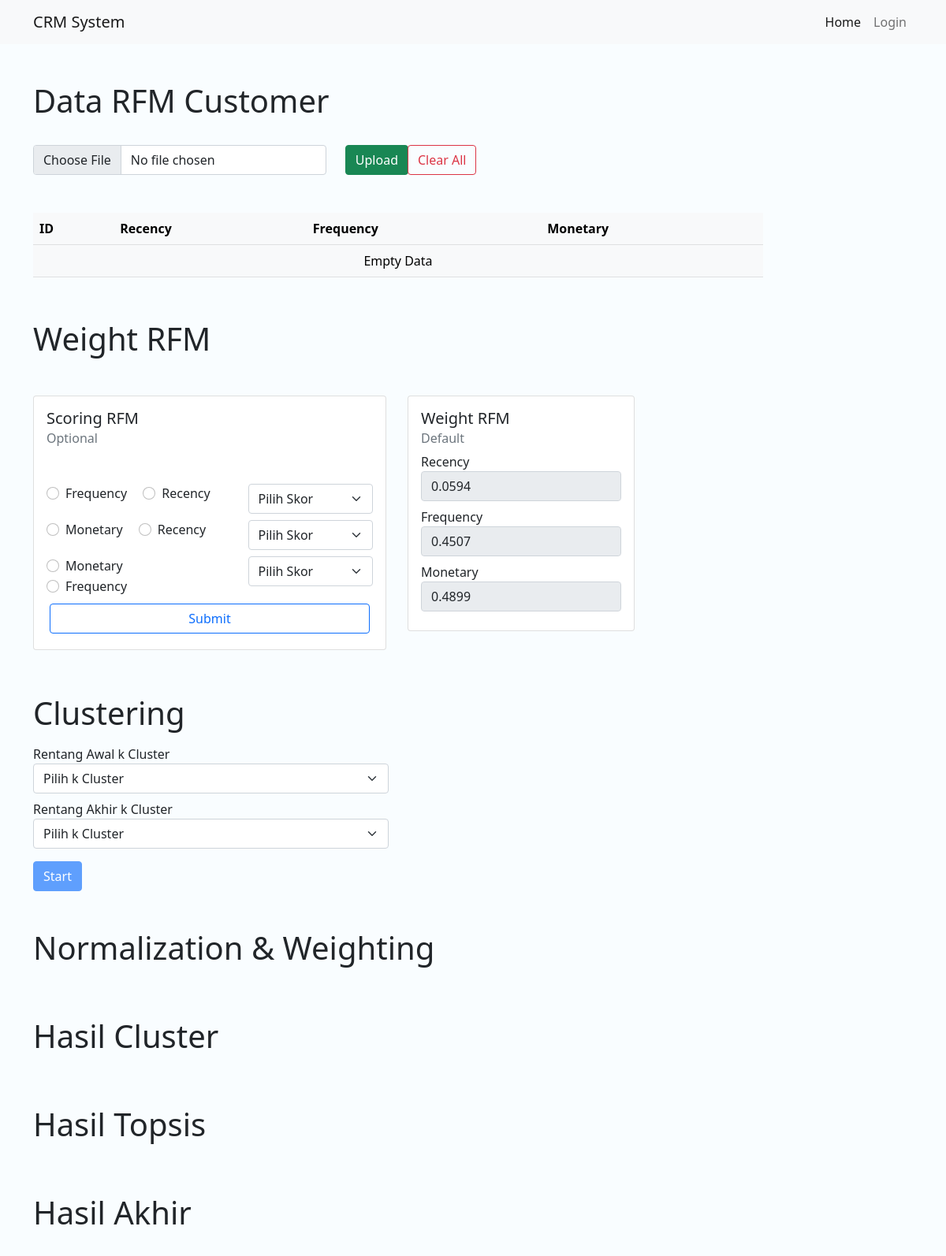
The app's page /clustering/general-rfm with its own data.
### clustering/models.py (models this page shows)
class WeightRFM(models.Model):
    id = models.AutoField(primary_key=True)
    id_company = models.IntegerField(default=None, blank=True, null=True)
    w_recency = models.FloatField()
    w_frequency = models.FloatField()
    w_monetary = models.FloatField()
    score_input = models.TextField(default=None, blank=True, null=True)

### clustering/views/clustering.py (the view, shortened to what this page needs)
# urls.py: path('general-rfm', views.general_rfm, name = "general-rfm"),
def general_rfm(request):
    request.session['weight_rfm'] = WeightRFM.objects.filter(id = 1).values()[0 ]
    context = {
        'weight_rfm' : request.session['weight_rfm'] if request.session.has_key('weight_rfm') else False
    }
    context['data_customers'] = request.session['data_customers'] if request.session.has_key("data_customers") else False
    return render(request,'clustering/general_rfm.html', context)

### clustering/templates/clustering/general_rfm.html (shortened to what this page needs)
{% load static %}
{% load index %}
<!DOCTYPE html>
<html lang="en">
<head>
    <link href="https://cdn.jsdelivr.net/npm/bootstrap@5.1.3/dist/css/bootstrap.min.css" rel="stylesheet"
>
    <link rel="stylesheet" href="https://cdn.datatables.net/1.11.3/css/dataTables.bootstrap4.min.css">
</head>
<body style="background-color: rgb(249, 253, 255);">
    <nav class="navbar navbar-expand-lg navbar-light bg-light">
        <div class="container">
            <a class="navbar-brand" href="#">CRM System</a>
            <div class="collapse navbar-collapse" id="navbarSupportedContent">
                <ul class="navbar-nav ms-auto mb-2 mb-lg-0">
                    <li class="nav-item">
                        <a class="nav-link active" aria-current="page" href="{%url 'index'%}">Home</a>
                    </li>
                    <li class="nav-item">
                        <a class="nav-link" href="{%url 'login'%}">Login</a>
                    </li>
                </ul>
            </div>
        </div>
    </nav>
    <section>
        <div class="container mb-5">
            <div class="row">
                <div class="col-md-10">
                    <div class="row mt-5">
                        <h1>Data RFM Customer</h1>
                    </div>
                    <div class="row mt-3 mb-5">
                        <form method="post" enctype="multipart/form-data">
                            <div class="row align-items-end">
                                <div class="col-md-5">
                                    <input type="file" name="myfile" class="form-control" required>
                                </div>
                                <div class="col-md-1">
                                    <button type="submit" class="btn btn-success mt-2 d-flex">Upload</button>
                                </div>
                                <div class="col-md-2">
                                    <a href="{% url 'clustering:clear-general-rfm' %}"
                                        class="btn btn-outline-danger mt-2">Clear All</a>
                                </div>
                            </div>
                        </form>
                    </div>
                    <table class="table table-light table-hover" id="table-customer">
                        <thead>
                            <tr>
                                <th>ID</th>
                                <th>Recency</th>
                                <th>Frequency</th>
                                <th>Monetary</th>
                            </tr>
                        </thead>
                        <tbody>
                            {% if data_customers %}
                            {% for data in data_customers  %}
                            <tr>
                                <td>{{ data.id }}</td>
                                <td>{{ data.r }}</td>
                                <td>{{ data.f }}</td>
                                <td>{{ data.m }}</td>
                            </tr>
                            {% endfor %}
                            {% else %}
                            <tr class="text-center">
                                <td colspan="4">Empty Data</td>
                            </tr>
                            {% endif %}
                        </tbody>
                    </table>
                </div>
            </div>
            <div class="row mt-5">
                <h1 class="mb-5">Weight RFM</h1>
                <div class="col-md-5">
                    <div class="card" style="width: 28rem;">
                        <div class="card-body">
                            <h5 class="card-title">Scoring RFM</h5>
                            <h6 class="card-subtitle mb-2 text-muted mb-5">Optional</h6>
                            <form action="{% url 'clustering:general-rfm'%}" class="form-inline" method="post">
                                <div class="row mb-2">
                                    <div class="col-md-7">
                                        <div class="form-group">
                                            <div class="form-check form-check-inline">
                                                <input class="form-check-input" type="radio" name="input1" id="fr"
                                                    value="10" required>
                                                <label class="form-check-label" for="fr">Frequency</label>
                                            </div>
                                            <div class="form-check form-check-inline">
                                                <label class="form-check-label" for="rf">Recency</label>
                                                <input class="form-check-input" type="radio" name="input1" id="rf"
                                                    value="01" required>
                                            </div>
                                        </div>
                                    </div>
                                    <div class="col-md-5">
                                        <div class="form-group">
                                            <select class="form-select" aria-label="Default select example"
                                                name="score1" required>
                                                <option value="" selected>Pilih Skor</option>
                                            </select>
                                        </div>
                                    </div>
                                </div>
                                <div class="row mb-2">
                                    <div class="col-md-7">
                                        <div class="form-group">
                                            <div class="form-check form-check-inline">
                                                <input class="form-check-input" type="radio" name="input2" value="20"
                                                    id="mr" required>
                                                <label class="form-check-label" for="mr">Monetary</label>
                                            </div>
                                            <div class="form-check form-check-inline">
                                                <label class="form-check-label" for="rm">Recency</label>
                                                <input class="form-check-input" type="radio" name="input2" value="02"
                                                    id="rm" required>
                                            </div>
                                        </div>
                                    </div>
                                    <div class="col-md-5">
                                        <div class="form-group">
                                            <select class="form-select" aria-label="Default select example"
                                                name="score2" required>
                                                <option value="" selected>Pilih Skor</option>
                                            </select>
                                        </div>
                                    </div>
                                </div>
                                <div class="row mb-2">
                                    <div class="col-md-7">
                                        <div class="form-group">
                                            <div class="form-check form-check-inline">
                                                <label class="form-check-label" for="mf">Monetary</label>
                                                <input class="form-check-input" type="radio" name="input3" value="21"
                                                    id="mf" required>
                                            </div>
                                            <div class="form-check form-check-inline">
                                                <input class="form-check-input" type="radio" name="input3" value="12"
                                                    id="fm" required>
                                                <label class="form-check-label" for="fm">Frequency</label>
                                            </div>
                                        </div>
                                    </div>
                                    <div class="col-md-5">
                                        <div class="form-group">
                                            <select class="form-select" aria-label="Default select example"
                                                name="score3" required>
                                                <option value="" selected>Pilih Skor</option>
                                            </select>
                                        </div>
                                    </div>
                                </div>
                                <div class="row m-1">
                                    <button type="submit" class="btn btn-outline-primary">Submit</button>
                                </div>
                            </form>
                        </div>
                    </div>
                </div>
                <div class="col-md-5 justify-content-end">
                    <div class="card pl-5" style="width: 18rem;">
                        <div class="card-body">
                            <h5 class="card-title">Weight RFM</h5>
                            <h6 class="card-subtitle mb-2 text-muted">Default</h6>
                            {% if weight_rfm %}
                            <div class="form-inline">
                                <div class="form-group mb-2">
                                    <label for="drecency">Recency</label>
                                    <input type="text" class="form-control" name="drecency" id="drecency"
                                        value="{{ weight_rfm.w_recency|floatformat:4 }}" disabled>
                                </div>
                                <div class="form-group mb-2">
                                    <label for="dfrequency">Frequency</label>
                                    <input type="text" class="form-control" name="dfrequency" id="dfrequency"
                                        value="{{ weight_rfm.w_frequency|floatformat:4 }}" disabled>
                                </div>
                                <div class="form-group mb-2">
                                    <label for="dmonetary">Monetary</label>
                                    <input type="text" class="form-control" name="dmonetary" id="dmonetary"
                                        value="{{ weight_rfm.w_monetary|floatformat:4 }}" disabled>
                                </div>
                            </div>
                            {% endif %}
                        </div>
                    </div>
                </div>
            </div>
            <div class="row mt-5">
                <div class="col-md-6">
                    <h1 class="mt-2 mb-3">Clustering</h1>
                    <form action="{% url 'clustering:general-rfm'%}" method="post">
                        <div class="row">
                            <div class="col-md-10">
                                <label for="k_start">Rentang Awal k Cluster</label>
                                <select class="form-select mb-2" aria-label="Default select example" name="k_start"
                                    id="k_start" required>
                                    <option value="" selected>Pilih k Cluster</option>
                                </select>
                                <label for="k_end">Rentang Akhir k Cluster</label>
                                <select class="form-select" aria-label="Default select example" name="k_end" id="k_end"
                                    required>
                                    <option value="" selected>Pilih k Cluster</option>
                                </select>
                                {% if data_customers %}
                                <button type="submit" class="btn btn-primary mt-3">Start</button>
                                {% else %}
                                <button type="submit" class="btn btn-primary mt-3" disabled>Start</button>
                                {% endif %}
                            </div>
                        </div>
                    </form>
                </div>
            </div>
            <div class="row mt-5">
                <h1 class="mb-3">Normalization & Weighting</h1>
            </div>
            <div class="row mt-5">
                <h1 class="mb-3">Hasil Cluster</h1>
            </div>
            <div class="row mt-5">
                <h1 class="mb-3">Hasil Topsis</h1>
            </div>
            <div class="row mt-5">
                <h1 class="mb-3">Hasil Akhir</h1>
            </div>
        </div>
    </section>
</body>
</html>

### records on screen
WeightRFM: drecency "0.0594", dfrequency "0.4507", dmonetary "0.4899"
